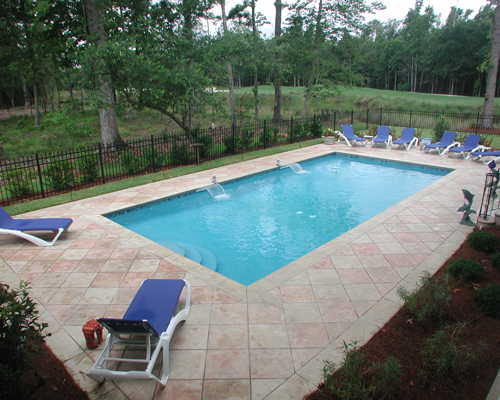
#> input picture Pool_Images/pool4.jpg, 500 x 400 px
$ python pool_detect_edge.py
#> lines starting #> are read from the running program, lines starting #| are printed output that depends on the picture; after the words box and inside, x2 and y2 are one past the last pixel; in counts of white or black regions, pixels touching at a corner belong together
# CS231A Homework 0, Problem 3
import numpy as np
import matplotlib.pyplot as plt
from scipy import misc
import cv2


def main():
#    img = cv2.imread("outdoor-pool_lines.jpg")
    img = cv2.imread('./Pool_Images/pool4.jpg')
#> img is the input picture: shape (400, 500, 3); mean B, G, R 112.3, 118.6, 105.8
#    img = cv2.cvtColor(img,cv2.COLOR_BGR2RGB)
#    img = cv2.cvtColor(img,cv2.COLOR_BGR2GRAY)
    img = cv2.cvtColor(img,cv2.COLOR_BGR2HSV)
#> img: shape (400, 500, 3); mean H, S, V 51.1, 67.8, 127.2
    blur = cv2.GaussianBlur(img[:,:,0],(5,5),0)
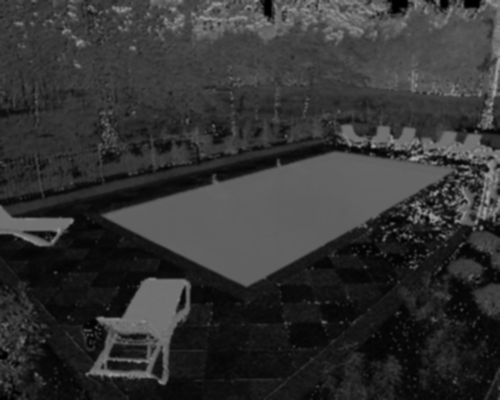
#> blur: shape (400, 500); min 0, max 169, mean 51.1
    edges = cv2.Canny(blur,100,200,3)
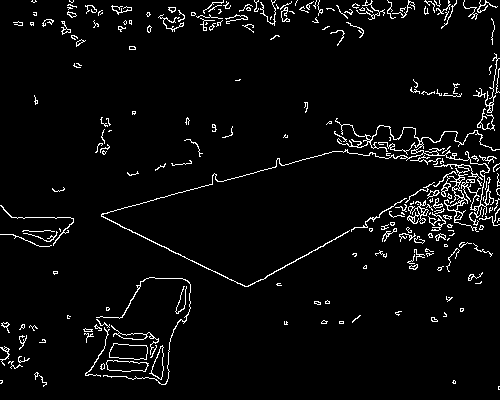
#> edges: shape (400, 500); 4.2% white in thin lines or dots

#    plt.subplot(1,4,1)
#    plt.imshow(img[:,:,0])
    plt.imshow(edges)
#    plt.imshow(blur)
    plt.show()

if __name__ == '__main__':
    main()

$ run again, with Pool_Images/pool1.jpg copied over Pool_Images/pool4.jpg
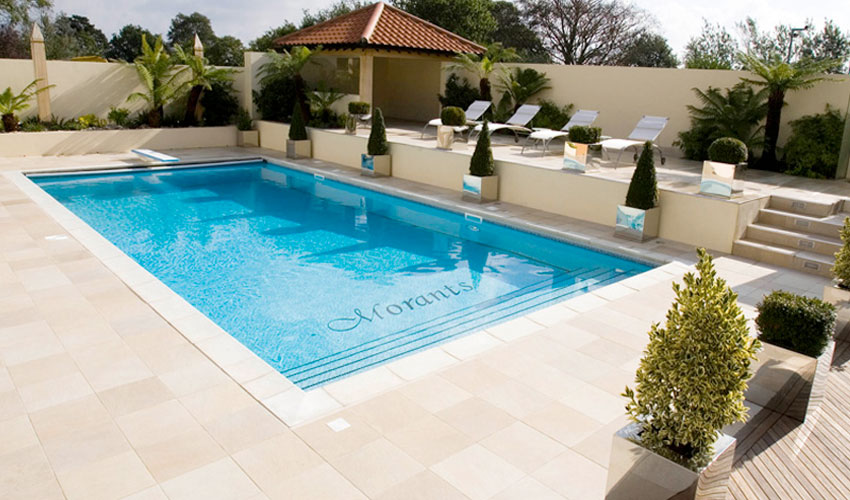
#> input picture Pool_Images/pool1.jpg, 850 x 500 px
#> in main, img is the input picture: shape (500, 850, 3); mean B, G, R 153.4, 163.4, 154.7
#> img: shape (500, 850, 3); mean H, S, V 39.2, 81.9, 176.6
#> in main, `blur = cv2.GaussianBlur(img[:,:,0],(5,5),0)`:
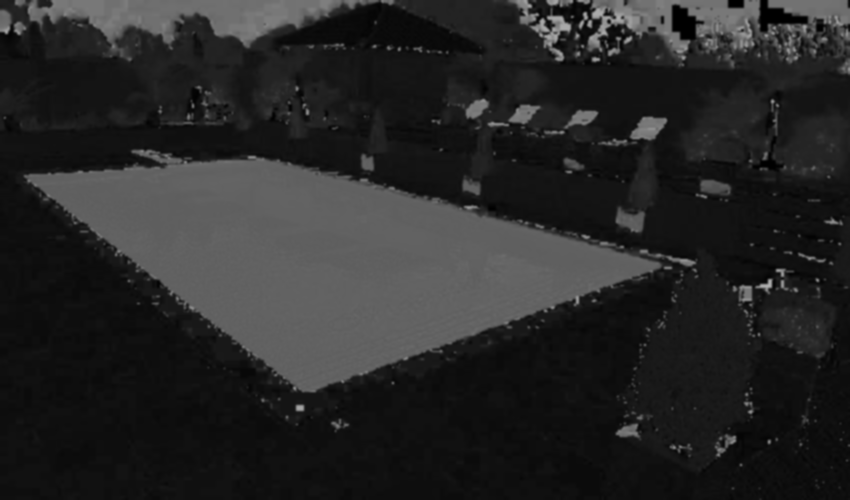
#> blur: shape (500, 850); min 0, max 176, mean 39.2
#> in main, `edges = cv2.Canny(blur,100,200,3)`:
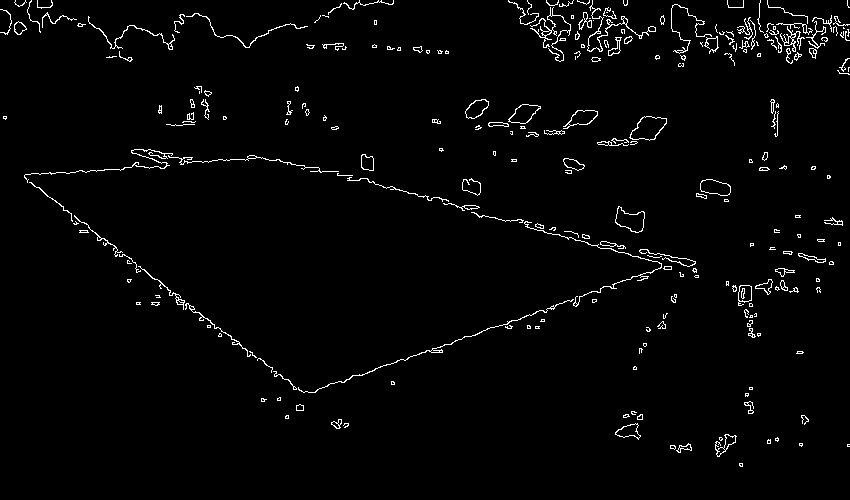
#> edges: shape (500, 850); 2.2% white in thin lines or dots

$ run again, with Pool_Images/pool10.jpg copied over Pool_Images/pool4.jpg
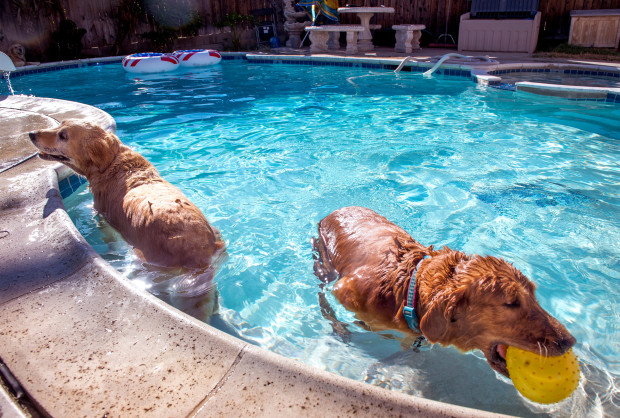
#> input picture Pool_Images/pool10.jpg, 620 x 418 px
#> in main, img is the input picture: shape (418, 620, 3); mean B, G, R 147.4, 139.2, 116.7
#> img: shape (418, 620, 3); mean H, S, V 84, 111, 164.4
#> in main, `blur = cv2.GaussianBlur(img[:,:,0],(5,5),0)`:
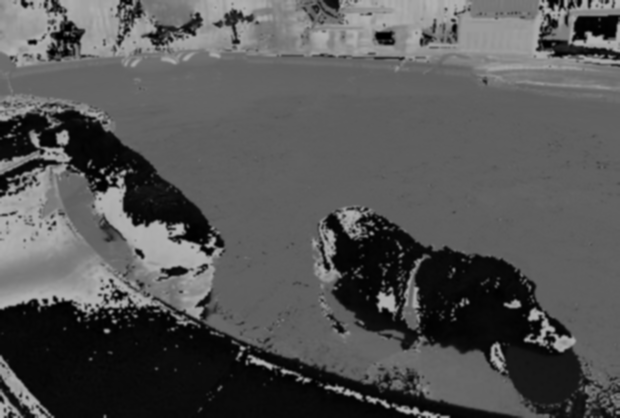
#> blur: shape (418, 620); min 0, max 179, mean 84
#> in main, `edges = cv2.Canny(blur,100,200,3)`:
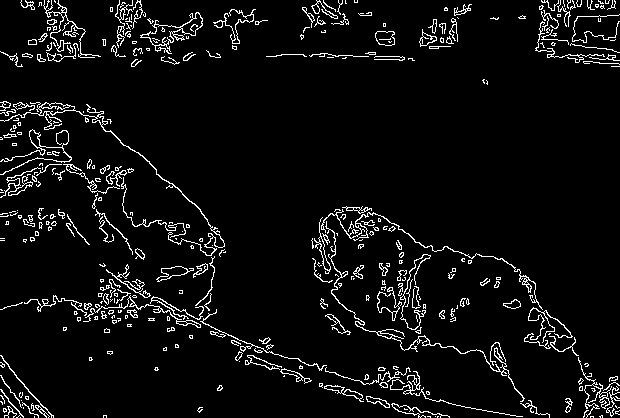
#> edges: shape (418, 620); 5.6% white in thin lines or dots

$ run again, with Pool_Images/pool11.jpg copied over Pool_Images/pool4.jpg
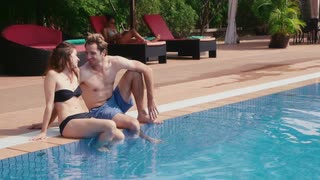
#> input picture Pool_Images/pool11.jpg, 320 x 180 px
#> in main, img is the input picture: shape (180, 320, 3); mean B, G, R 116.4, 117.1, 112
#> img: shape (180, 320, 3); mean H, S, V 58.8, 100.4, 140.1
#> in main, `blur = cv2.GaussianBlur(img[:,:,0],(5,5),0)`:
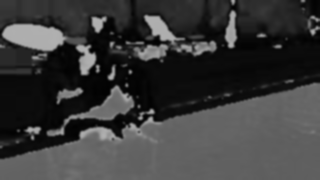
#> blur: shape (180, 320); min 1, max 178, mean 58.8
#> in main, `edges = cv2.Canny(blur,100,200,3)`:
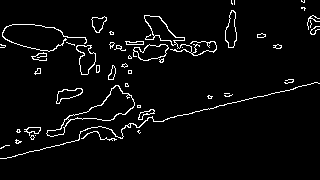
#> edges: shape (180, 320); 4% white in thin lines or dots, all inside (x1, y1, x2, y2) = (0, 0, 320, 159)
